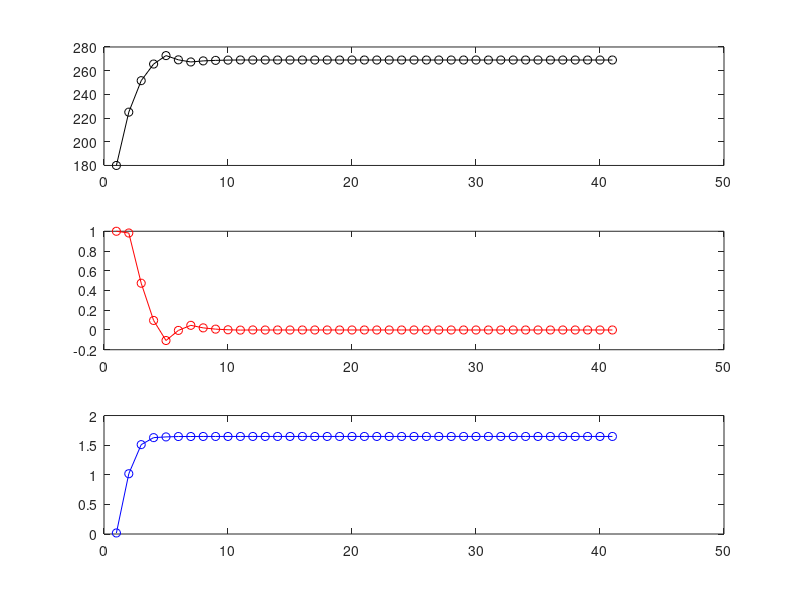

MATLAB code to generate this figure:
%function [ angle, hypotenuse ] = corvec(xo,yo)
clear all; close all;
oa=89;
yo=sin(oa*pi/180);
xo=cos(oa*pi/180);

    n=40;
    if ( xo > 0 ) %&& ( yo > 0 )
        xx = xo;
        yy = yo;
        zz = pi;  %0 offset
    else 
        if ( yo < 0 )
            xx = -yo;
            yy = xo;
            zz = pi/2; %-pi/2 offset
        else
            xx = yo;
            yy = -xo;
            zz = 3*pi/2; %pi/2 offset
        end
    end
    
    
    
    xh = zeros(1,n+1); xh(1) = xx;
    yh = zeros(1,n+1); yh(1) = yy;
    zh = zeros(1,n+1); zh(1) = zz;

    arctanLookup = atan(2.^-(0:n));
    gainCorrection = 1/prod(sqrt(1+(2.^(-2.*(0:n)))));

    
    for ii = 0:n-1
        ih = ii+2;
        yLast = yy;
        xLast = xx;
        if ( yy < 0 )
            %xx = xx - ( yLast * 2^-ii );  xh(ih)=xx;  
            %yy = yy + ( xLast * 2^-ii );  yh(ih)=yy;
            xx = xx - ( yLast / bitshift(1,ii) ); xh(ih)=xx;  
            yy = yy + ( xLast / bitshift(1,ii) ); yh(ih)=yy;
            %xx = xx - bitshift( yLast , -bitshift(1,ii) ); xh(ih)=xx;  
            %yy = yy + bitshift( xLast , -bitshift(1,ii) ); yh(ih)=yy;
            zz = zz - ( arctanLookup(ii+1) );     zh(ih)=zz;
        else
            %xx = xx + ( yLast * 2^-ii );  xh(ih)=xx;
            %yy = yy - ( xLast * 2^-ii );  yh(ih)=yy;
            xx = xx + ( yLast / bitshift(1,ii) ); xh(ih)=xx;  
            yy = yy - ( xLast / bitshift(1,ii) ); yh(ih)=yy;
            %xx = xx + bitshift( yLast , -bitshift(1,ii) ); xh(ih)=xx;  
            %yy = yy - bitshift( xLast , -bitshift(1,ii) ); yh(ih)=yy;
            zz = zz + ( arctanLookup(ii+1)  );  zh(ih)=zz; 
        end
    end

    %zz=offset+zz;
    hypotenuse = xx*gainCorrection;
    angle = zz*180/pi ;

    figure;
    subplot(3,1,1); plot(zh*180/pi,'o-k');
    subplot(3,1,2); plot(yh,'o-r');
    subplot(3,1,3); plot(xh,'o-b');

    disp(['hyp = ' num2str(hypotenuse) '  angle = ' num2str(angle) ]);
    
return
%     figure;
%     for ii=1:9;
%         gc = 1/prod(sqrt(1+(2.^(-2.*(0:n))))); 
%         subplot(3,3,ii); 
%         line([ -10 10 ],[ 0 0 ], 'Color', 'k'); line([ 0 0 ],[ -10 10 ], 'Color', 'k');
%         line([ 0 xh(ii)*gc ],[ 0 yh(ii) ], 'Color', rand(3,1)); axis([ -2 2 -2 2 ]);
%     end
    
    
    %return
%end



% 
% clear all; close all;
% 
% oa=90;
% yo=cos(oa*pi/180);
% xo=sin(oa*pi/180);
% n=25; 
% 
%     if ( xo > 0 ) %&& ( yo > 0 )
%         offset = 0;
%     else
%         xo = -xo;
%         yo = -yo;
%         offset = 180;
%     end
%     xx = zeros(1,n+1); xx(1) = xo;
%     yy = zeros(1,n+1); yy(1) = yo;
%     zz = zeros(1,n+1); zz(1) = 0;
% 
%     if n>25
%         n=25;
%         disp('limiting iterations to 25');
%     end
% 
%     % the following is a table of arctan values for the small steps used to
%     % binary search for the angle and hypotenuse of the provided coordinate
%     %
%     % these can be converted into degrees for better integer representation
%     % of the data in hardware (non-floating point calculations)
%     arctanLookup = [                                                              ...
%         0.78539816339745   0.46364760900081   0.24497866312686   0.12435499454676 ...
%         0.06241880999596   0.03123983343027   0.01562372862048   0.00781234106010 ...
%         0.00390623013197   0.00195312251648   0.00097656218956   0.00048828121119 ...
%         0.00024414062015   0.00012207031189   0.00006103515617   0.00003051757812 ...
%         0.00001525878906   0.00000762939453   0.00000381469727   0.00000190734863 ...
%         0.00000095367432   0.00000047683716   0.00000023841858   0.00000011920929 ...
%         0.00000005960464   0.00000002980232   0.00000001490116   0.00000000745058 ];
% 
%     % perform a series of psuedo-rotations to anneal y to zero,
%     % accumulating the angle of rotation required in z and measuring the
%     % hypotenuse in x
% 
%     for itr = 2:n+1
%         % dd is simply a switch which determines whether an add or a
%         % subtract occurs
%         if yy(itr-1) < 0
%             dd = 1;
%         else
%             dd = -1;
%         end
%         % ii is the actual iteration / power of i, but matlab is 1 based, not
%         % zero based, so the +1 compensates for this design.
%         ii=itr-2;
%         % xx is the "x" (real) coordinate of the signal
%         % yy is the "y" (imaginary) coordinate of the signal from the
%         %     Hilbert xform
%         % zz is the angle, initialized to zero
% %        xx(itr) = xx(ii+1) - ( dd * yy(ii+1) * 2^(-(ii)) );
% %        yy(itr) = yy(ii+1) + ( dd * xx(ii+1) * 2^(-(ii)) );
%         pwr=1;for jj=1:ii; pwr=pwr*2; end;
%         xx(itr) = xx(ii+1) - ( dd * yy(ii+1) / pwr );
%         yy(itr) = yy(ii+1) + ( dd * xx(ii+1) / pwr  );
%         zz(itr) = zz(ii+1) - ( dd * arctanLookup(ii+1) );
% 
%     end
% 
%     %
%     % to calculate the exact correction term  
%     % ww=sqrt(2); for ii=1:10; ww=ww*sqrt(1+(2^(-2*ii))); end; ww
%     % or
%     % 1/prod(sqrt(1+(2.^(-2.*(0:n)))))
%     %
%     % need to multiply by the scaling factor .6073 whatever for hypotenuse
%     % return a psuedo-rotation corrected length for each step
%     % xx(2:end)=xx(2:end)*0.6073;
%     %
% 
%     figure;
%     subplot(3,1,1); plot(zz*180/pi,'o-k'); legend('\theta');
%     subplot(3,1,2); plot(yy,'o-r'); legend('y');
%     subplot(3,1,3); plot(xx,'o-b'); legend('x');
%     
%     hypotenuse = xx(n)*.6073;
%     angle = 270 - offset + zz(n)*180/pi;
%     disp(['hyp = ' num2str(hypotenuse) '  angle = ' num2str(angle) ]);
%     return
